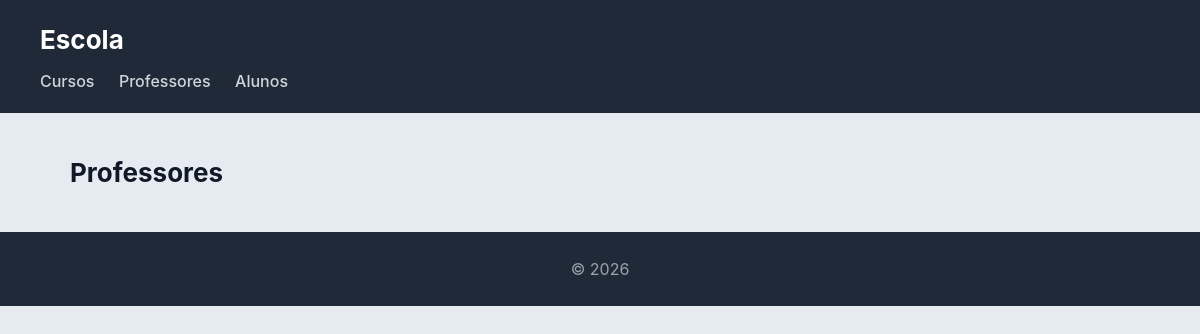
The page /escola/professores/ on the database as committed earlier.
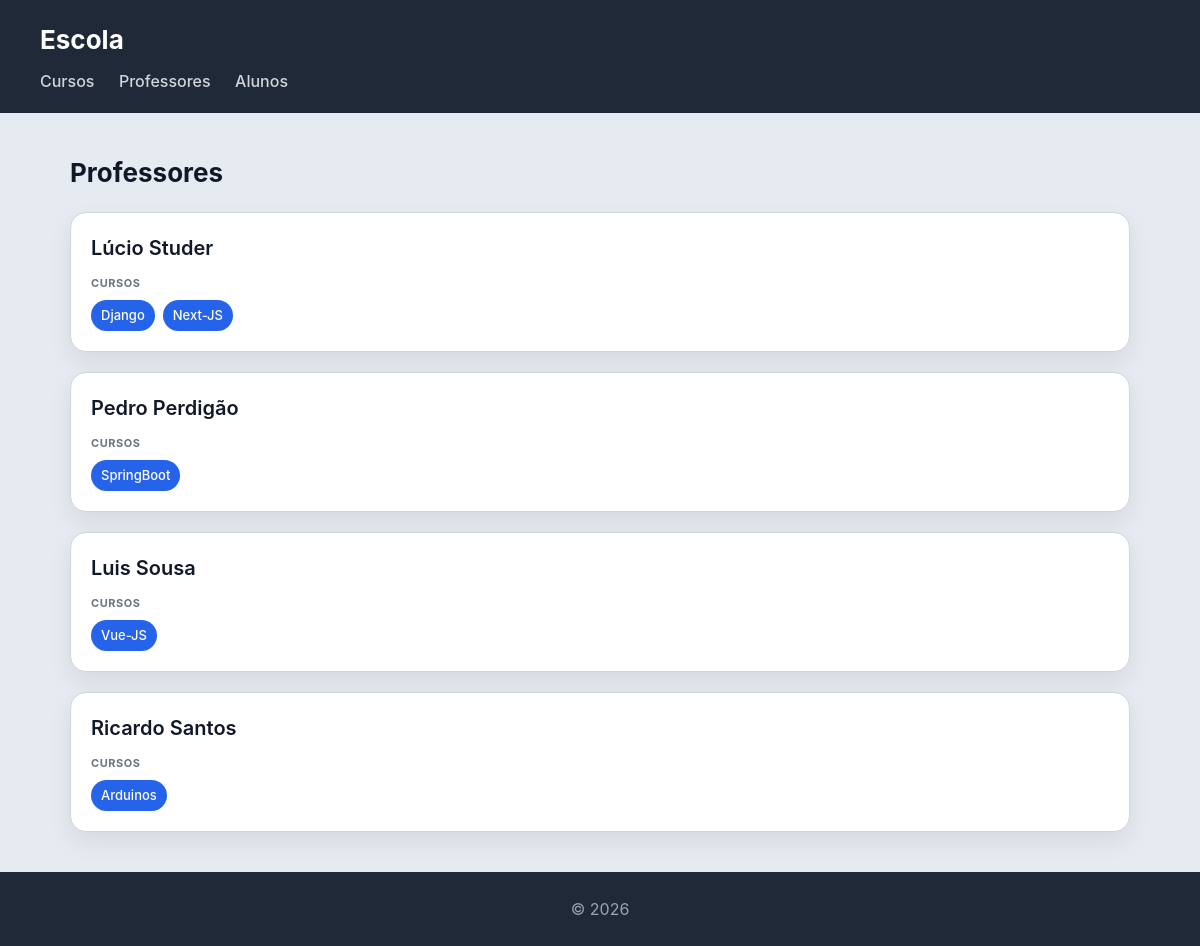
The same page on the database as committed later.
### escola/models.py (models this page shows, shortened)
class Professor(models.Model):
    nome = models.CharField(max_length=100)
    email = models.EmailField()

class Curso(models.Model):
    nome = models.CharField(max_length=100)
    imagem = models.ImageField(upload_to='cursos/')
    professor = models.ForeignKey(Professor, on_delete=models.CASCADE, related_name='cursos')
    alunos = models.ManyToManyField(Aluno, related_name='cursos')

### escola/views.py (the view)
# urls.py: path("professores/", views.professores_view, name="professores"),
def professores_view(request):
    professores = Professor.objects.prefetch_related('cursos').all()
    return render(request, 'escola/professores.html', {'professores': professores})

### escola/templates/escola/professores.html
{% extends "escola/base.html" %}
{% block content %}
<h2>Professores</h2>
<section>
    {% for professor in professores %}
    <article>
        <header>
            <h3>{{ professor.nome }}</h3>
        </header>
        <section>
            <h4>Cursos</h4>
            <ul>
                {% for curso in professor.cursos.all %}
                    <li>{{ curso.nome }}</li>
                {% empty %}
                    <li>Não leciona nenhum curso/li>
                {% endfor %}
            </ul>
        </section>
    </article>
    {% endfor %}
</section>
{% endblock %}

Rows that differ between the two databases and show on the page:
added Professor: nome "Lúcio Studer"
added Curso: nome "Django", shown under "Lúcio Studer"
added Curso: nome "Next-JS", shown under "Lúcio Studer"
added Professor: nome "Pedro Perdigão"
added Curso: nome "SpringBoot", shown under "Pedro Perdigão"
added Professor: nome "Luis Sousa"
added Curso: nome "Vue-JS", shown under "Luis Sousa"
added Professor: nome "Ricardo Santos"
added Curso: nome "Arduinos", shown under "Ricardo Santos"
